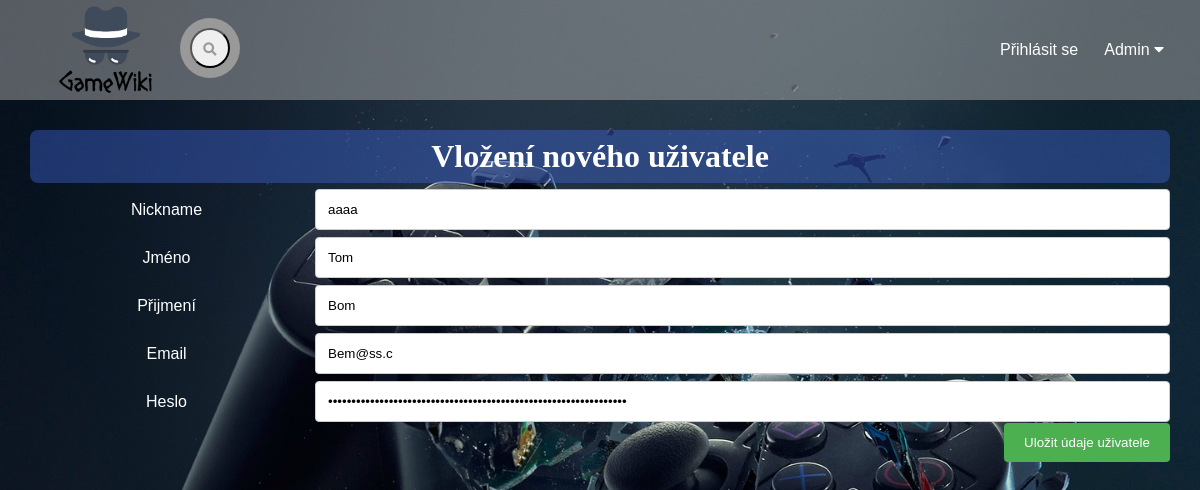
The app's page /editace-uzivatele/4, older data.
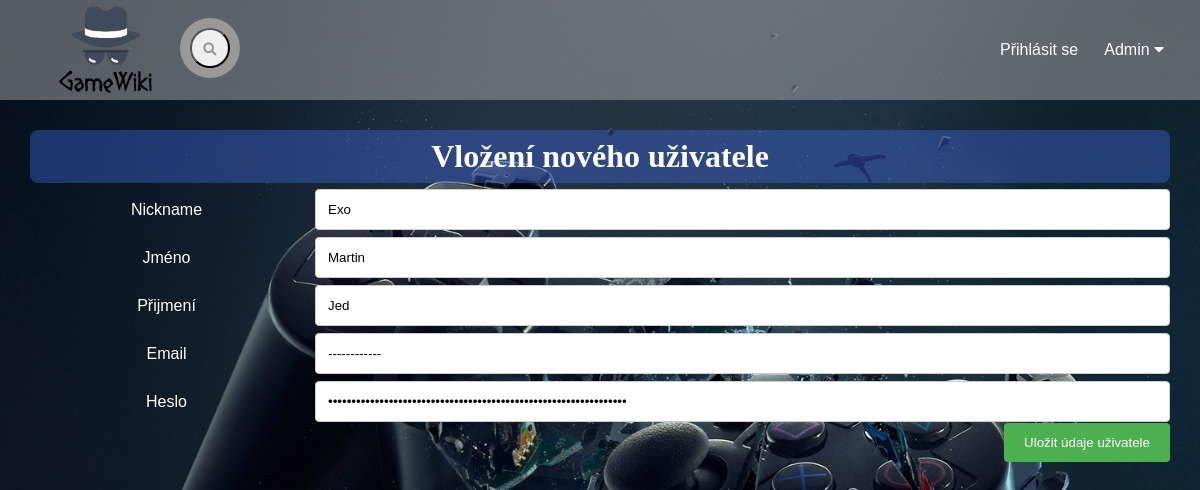
The same page, newer data.
### tables this page shows
CREATE TABLE `uzivatel` (
  `ID_uzivatele` int(10) NOT NULL,
  `jmeno` varchar(80) NOT NULL,
  `prijmeni` varchar(80) NOT NULL,
  `prezdivka` varchar(50) NOT NULL,
  `email` varchar(80) NOT NULL,
  `heslo` varchar(64) NOT NULL,
  `over_kod` varchar(40) NOT NULL,
  `typ_uctu` varchar(2) NOT NULL
);

### index.php (called while the page is built, shortened)
<?php
  $smerovac = new SmerovacKontroler();
  $smerovac->zpracuj(array($_SERVER["REQUEST_URI"]));
  $smerovac->vypisPohled();
?>

### kontrolery/EditaceUzivateleKontroler.php (called while the page is built, shortened)
<?php
class EditaceUzivateleKontroler extends Kontroler {
  public function zpracuj($parametry) {
    $spravceUzivatelu = new SpravceUzivatelu();
    if (!empty($parametry[0]))
    {
      $uzivatel = $spravceUzivatelu->vratUzivatele($parametry[0]);
    }
    else
      $uzivatel = $spravceUzivatelu->pripravPrazdnePoleUzivatele();
  }
}
?>

### modely/Db.php (called while the page is built, shortened)
<?php
class Db {
  private static $spojeni;
  private static $nastaveni = array(
		PDO::ATTR_ERRMODE => PDO::ERRMODE_EXCEPTION,
		PDO::ATTR_EMULATE_PREPARES => false,
	);
    public static function pripoj($server, $uzivatel, $heslo, $databaze)
    {
	  if (!isset(self::$spojeni))
      {
        $dsn = "mysql:host=$server;dbname=$databaze;charset=utf8";
			 self::$spojeni = new PDO(
				$dsn,
				$uzivatel,
				$heslo,
				self::$nastaveni
			 );
	  }
	}
  public static function dotazJeden($dotaz, $parametry = array()) {
		  $navrat = self::$spojeni->prepare($dotaz);
		  $navrat->execute($parametry);
	  return $navrat->fetch();
	}
}

### modely/SpravceUzivatelu.php (called while the page is built, shortened)
<?php
class SpravceUzivatelu {
  public function vratUzivatele($idUzivatele) {
    return Db::dotazJeden("
      SELECT *
      FROM uzivatel
      WHERE ID_uzivatele = ?
    ", array($idUzivatele));
  }
}
?>

### kontrolery/SmerovacKontroler.php (called while the page is built, shortened)
<?php
class SmerovacKontroler extends Kontroler {
  protected $kontroler;
  public function zpracuj($parametry) {
    $castiCesty = $this->parsujURL($parametry[0]);
    $nazevKontroleru = $this->pomlckyNaVelbloudiNotaci(array_shift($castiCesty)) . "Kontroler";
    if (file_exists("kontrolery/$nazevKontroleru.php"))
    {
      $this->kontroler = new $nazevKontroleru();
    }
    else {
      $this->presmeruj("chyba");
    }
    $this->kontroler->zpracuj($castiCesty);
  }
  private function parsujURL($url) {
    $rozdelenaURL = parse_url($url);
    $cesta = $rozdelenaURL["path"];
    $cesta = ltrim($cesta, "/");
    $cesta = trim($cesta);
    $rozdelenaCesta = explode("/", $cesta);
    return $rozdelenaCesta;
  }
  private function pomlckyNaVelbloudiNotaci($text) {
    $text = str_replace("-", " ", $text);
    $text = ucwords($text);
    $text = str_replace(" ", "", $text);
    return $text;
  }
}
?>

### pohledy/editaceUzivatelu.phtml (the view, shortened to what this page needs)
<div class="adminEdit">
<?php
  if (empty($uzivatel["id_uzivatele"])) {
?>
<h1>Vložení nového uživatele</h1>
 <form method="post">
<?php
  }
?>
   <div class="radek">
   <div class="s25">
     <label for="prezdivka">Nickname</label>
   </div>
<div class="s75">
     <input type="text" name="prezdivka" id="prezdivka"
     value="<?= $uzivatel["prezdivka"] ?>" required>
</div>
</div>
    <div class="radek">
<div class="s25">
      <label for="jmeno">Jméno</label>
</div>
<div class="s75">
      <input type="text" name="jmeno" id="jmeno"
      value="<?= $uzivatel["jmeno"] ?>" required>
</div>
   </div>
    <div class="radek">
   <div class="s25">
      <label for="prijmeni">Přijmení</label>
   </div>
<div class="s75">
      <input type="text" name="prijmeni" id="prijmeni"
      value="<?= $uzivatel["prijmeni"] ?>" required>
</div>
   </div>
   <div class="radek">
<div class="s25">
      <label for="email">Email</label>
</div>
<div class="s75">
      <input type="email" name="email" id="email"
     value="<?= $uzivatel["email"] ?>" required>
</div>
   </div>
   <div class="radek">
<div class="s25">
      <label for="heslo">Heslo</label>
</div>
<div class="s75">
      <input type="password" name="heslo" id="heslo"
      value="<?= $uzivatel["heslo"] ?>" required>
</div>
     </div>
       <div class="radek">
   <input type="submit" value="Uložit údaje uživatele">
        </div>
 </form>
</div>

Row changes from the older to the newer data that the page shows:
changed uzivatel: prezdivka "aaaa" → "Exo"; jmeno "Tom" → "Martin"; prijmeni "Bom" → "Jed"; email "Bem@ss.c" → "------------"
